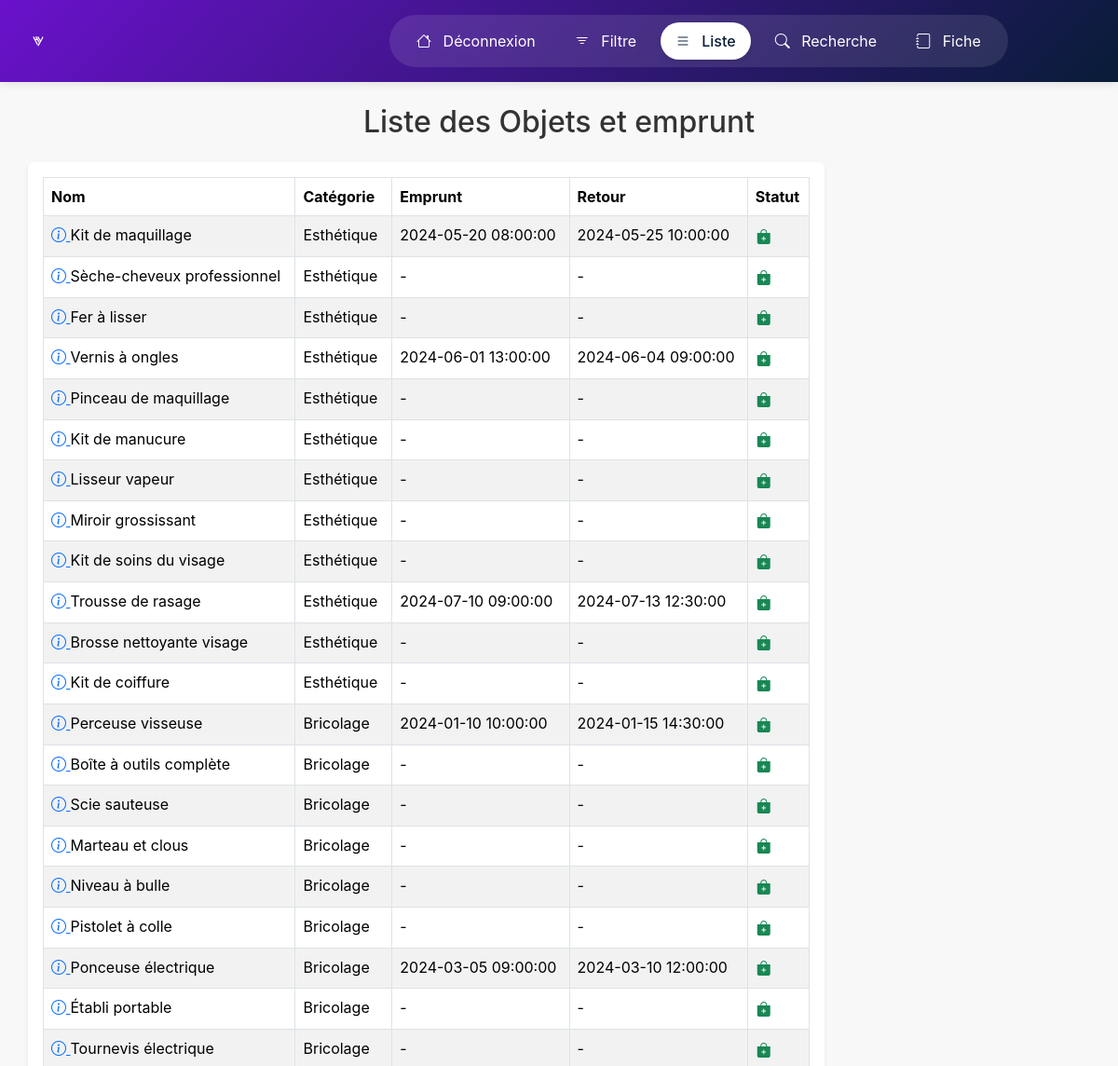
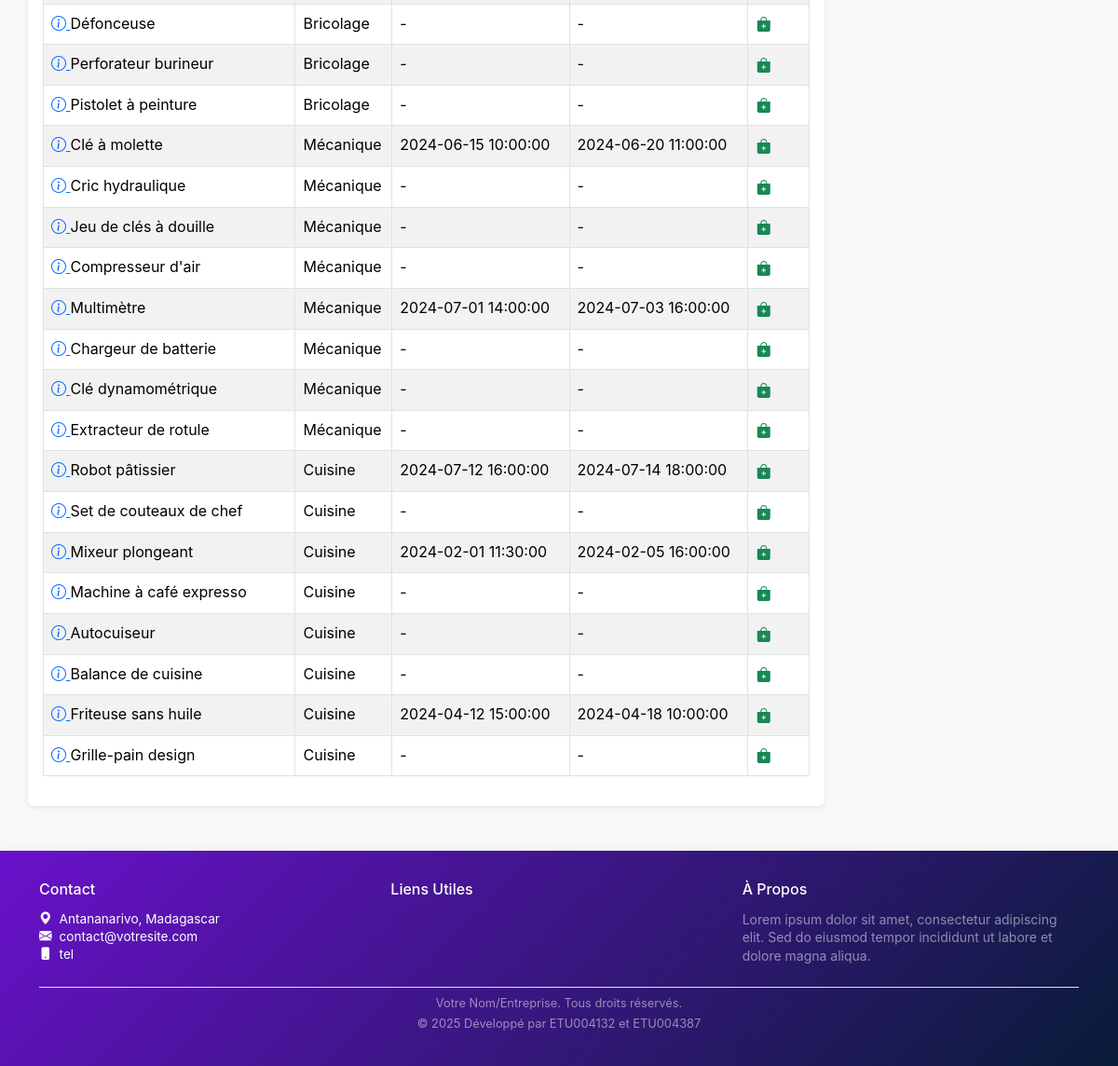
The app's page /pages/liste.php with its own data (2 pictures, top to bottom).
### tables this page shows
CREATE TABLE exam_objet (
    id_objet INT AUTO_INCREMENT PRIMARY KEY NOT NULL,
    nom_objet VARCHAR(250),
    id_categorie INT NOT NULL,
    id_membre INT NOT NULL,
    FOREIGN KEY (id_categorie) REFERENCES exam_categorie_objet (id_categorie) ON DELETE CASCADE,
    FOREIGN KEY (id_membre) REFERENCES exam_membre (id_membre) ON DELETE CASCADE
);

CREATE TABLE exam_categorie_objet (
    id_categorie INT AUTO_INCREMENT PRIMARY KEY NOT NULL,
    nom_categorie VARCHAR(250) NOT NULL  
);

CREATE TABLE exam_emprunt (
    id_emprunt INT AUTO_INCREMENT PRIMARY KEY NOT NULL,
    id_objet INT,
    id_membre INT,
    date_emprunt DATETIME,
    date_retour DATETIME,
    FOREIGN KEY (id_objet) REFERENCES exam_objet (id_objet) ON DELETE CASCADE,
    FOREIGN KEY (id_membre) REFERENCES exam_membre (id_membre) ON DELETE CASCADE
);

### inc/function.php (called while the page is built, shortened)
<?php
function get_liste_objet()
{
    $conn = dbconnect();
    $sql = "SELECT
                obj.id_objet,
                obj.nom_objet,
                cat.nom_categorie,
                emp.date_emprunt,
                emp.date_retour,
                mb.id_membre,
                mb.nom
            FROM
                exam_objet AS obj
            JOIN
                exam_categorie_objet AS cat ON obj.id_categorie = cat.id_categorie
            LEFT JOIN
                exam_emprunt AS emp ON obj.id_objet = emp.id_objet
            LEFT JOIN
                exam_membre AS mb ON obj.id_membre = mb.id_membre;";
    $result = mysqli_query($conn, $sql);
    $objet = array();
    while ($donne = mysqli_fetch_assoc($result)) {
        $objet[] = $donne;
    }
    return $objet;
}
?>

### pages/liste.php (the view, shortened to what this page needs)
<?php
require_once '../inc/header.php';
require_once '../inc/function.php';
$objets = get_liste_objet();
?>
<main class="container mt-4 mb-5">
    <h2 class="text-center mb-4">Liste des Objets et emprunt</h2>
    <div class="row">
        <article class="col-lg-9 col-md-8 p-3 bg-white rounded shadow-sm">
            <?php if (!empty($objets)) {
            ?>
                <div class="table-responsive">
                    <table class="table table-striped table-hover table-bordered">
                        <thead>
                            <tr>
                                <th>Nom</th>
                                <th>Catégorie</th>
                                <th>Emprunt</th>
                                <th>Retour</th>
                                <th>Statut</th>
                            </tr>
                        </thead>
                        <tbody>
                            <?php foreach ($objets as $donnees) { ?>
                                <tr>
                                    <td>
                                        <a href="../inc/trait_fiche.php?id_ob=<?php echo htmlspecialchars($donnees['id_objet']); ?>">
                                            <i class="bi bi-info-circle"></i>
                                        </a>
                                        <?php echo htmlspecialchars($donnees['nom_objet']); ?>
                                    </td>
                                    <td><?php echo htmlspecialchars($donnees['nom_categorie']); ?></td>
                                    <td><?php echo htmlspecialchars($donnees['date_emprunt'] ?? "-"); ?></td>
                                    <td><?php echo htmlspecialchars($donnees['date_retour'] ?? "-"); ?></td>
                                    <td>
                                        <?php if ($donnees['date_retour'] != NULL || $donnees['date_emprunt'] == NULL) { ?>
                                            <button class="btn btn-link p-0" data-bs-toggle="offcanvas" data-bs-target="#offcanvas-<?php echo htmlspecialchars($donnees['id_objet']); ?>">
                                                <i class="bi bi-bag-plus-fill text-success"></i>
                                            </button>
                                        <?php } else { ?>
                                            <span class="text-success">✔</span>
                                        <?php } ?>
                                    </td>
                                </tr>
                            <?php } ?>
                        </tbody>
                    </table>
                </div>
            <?php } else { ?>
                <p class="alert alert-info text-center">Aucun objet disponible pour le moment.</p>
            <?php } ?>
        </article>
        <aside class="col-lg-3 col-md-4">
        </aside>
    </div>
</main>
<?php
require_once '../inc/footer.php';
?>

### inc/header.php (shortened to what this page needs)
<!DOCTYPE html>
<html lang="fr">
<head>
    <link href="../assets/css/bootstrap/css/bootstrap.min.css" rel="stylesheet">
    <link rel="stylesheet" href="../assets/css/bootstrap-icons/bootstrap-icons.min.css">
    <link rel="stylesheet" href="../assets/css/style.css">
</head>
<body>
    <header class="py-3 container-fluid">
        <div class="row align-items-center">
            <div class="col-3">
                <a class="navbar-brand" href="../index.php">
                    <img src="../assets/image/logo/logo.svg" alt="Nom du Logo" class="header-logo"> </a>
            </div>
            <nav class="col-9">
                <ul class="nav nav-pills justify-content-end">
                    <li class="nav-item">
                        <a class="nav-link <?= (basename($_SERVER['PHP_SELF']) == 'index.php') ? 'active' : '' ?>"
                            href="../index.php">
                            <i class="bi bi-house me-2"></i> Déconnexion
                        </a>
                    </li>
                    <li class="nav-item">
                        <a class="nav-link <?= (basename($_SERVER['PHP_SELF']) == 'filtre.php') ? 'active' : '' ?>"
                            href="../pages/filtre.php">
                            <i class="bi bi-filter me-2"></i>
                            Filtre
                        </a>
                    </li>
                    <li class="nav-item">
                        <a class="nav-link <?= (basename($_SERVER['PHP_SELF']) == 'liste.php') ? 'active' : '' ?>"
                            href="../pages/liste.php">
                            <i class="bi bi-list me-2"></i> Liste
                        </a>
                    </li>
                                   <li class="nav-item">
                        <a class="nav-link <?= (basename($_SERVER['PHP_SELF']) == 'recherche.php') ? 'active' : '' ?>"
                            href="../pages/recherche.php">
                            <i class="bi bi-search me-2"></i> Recherche
                        </a>
                    </li>
                    <li class="nav-item">
                        <a class="nav-link <?= (basename($_SERVER['PHP_SELF']) == 'fiche_membre.php') ? 'active' : '' ?>"
                            href="../pages/fiche_membre.php">
                            <i class="bi bi-journal me-2"></i> Fiche
                        </a>
                    </li>
                </ul>
            </nav>
        </div>
    </header>
</body>
</html>

### inc/footer.php
<footer class="bg-dark text-white py-3 mt-auto"> <div class="container">
        <div class="row row-cols-1 row-cols-md-3 g-3"> <div class="col mb-2"> <h5 class="fs-6">Contact</h5> <ul class="list-unstyled small"> <li><i class="bi bi-geo-alt-fill me-2"></i>Antananarivo, Madagascar</li>
                    <li><i class="bi bi-envelope-fill me-2"></i>contact@votresite.com</li>
                    <li><i class="bi bi-phone-fill me-2"></i>tel</li>
                </ul>
            </div>
            <div class="col mb-2"> <h5 class="fs-6">Liens Utiles</h5>
                </div>
            <div class="col mb-2"> <h5 class="fs-6">À Propos</h5>
                <p class="text-white-50 small"> Lorem ipsum dolor sit amet, consectetur adipiscing elit. Sed do eiusmod tempor incididunt ut labore et dolore magna aliqua.
                </p>
            </div>
        </div>
        <div class="border-top pt-2 mt-2 text-center text-white-50 small"> <p>Votre Nom/Entreprise. Tous droits réservés.</p>
            <p>&copy; <?php echo date('Y'); ?> Développé par ETU004132 et ETU004387</p>
        </div>
    </div>
</footer>

### assets/css/style.css (style rules this page uses)
body { font-family: 'Inter', sans-serif; margin: 0; padding: 0; box-sizing: border-box; background-color: #f8f8f8; color: #333; }
header { background: linear-gradient(135deg, #6a11cb 0%, #081c37 100%); color: white; padding: 1rem 0; box-shadow: 0 2px 10px rgba(0,0,0,0.1); position: sticky; top: 0; z-index: 1000; }
footer { background: linear-gradient(135deg, #6a11cb 0%, #081c37 100%); color: white; box-shadow: 0 2px 10px rgba(0,0,0,0.1); position: relative; bottom: 0; width: 100%; }
footer .container { padding-top: 1rem; padding-bottom: 1rem; }
footer h5 { margin-bottom: 0.75rem; font-weight: 500; }
footer ul, footer p { margin-bottom: 0.5rem; line-height: 1.4; }
footer ul.list-unstyled li { font-size: 0.85rem; }
footer .text-white-50 p { font-size: 0.8rem; margin-bottom: 0.25rem; }
.nav-pills { background-color: rgba(255,255,255,0.1); border-radius: 50px; padding: 0.5rem; margin: 0 auto; max-width: fit-content; }
.nav-link { color: white !important; margin: 0 5px; border-radius: 50px !important; transition: all 0.3s ease; }
.nav-link.active { background-color: white !important; color: #081c37 !important; font-weight: 500; box-shadow: 0 2px 5px rgba(0,0,0,0.1); }
img { max-width: 100%; height: auto; }
.header-logo { width: 20%; height: 20%; max-width: none; height: auto; }

### records on screen
exam_objet: nom_objet "Kit de maquillage", id_categorie.nom_categorie "Esthétique", exam_emprunt.date_emprunt "2024-05-20 08:00:00", exam_emprunt.date_retour "2024-05-25 10:00:00"
exam_objet: nom_objet "Sèche-cheveux professionnel", id_categorie.nom_categorie "Esthétique", date_emprunt "-", date_retour "-"
exam_objet: nom_objet "Fer à lisser", id_categorie.nom_categorie "Esthétique", date_emprunt "-", date_retour "-"
exam_objet: nom_objet "Vernis à ongles", id_categorie.nom_categorie "Esthétique", exam_emprunt.date_emprunt "2024-06-01 13:00:00", exam_emprunt.date_retour "2024-06-04 09:00:00"
exam_objet: nom_objet "Pinceau de maquillage", id_categorie.nom_categorie "Esthétique", date_emprunt "-", date_retour "-"
exam_objet: nom_objet "Kit de manucure", id_categorie.nom_categorie "Esthétique", date_emprunt "-", date_retour "-"
exam_objet: nom_objet "Lisseur vapeur", id_categorie.nom_categorie "Esthétique", date_emprunt "-", date_retour "-"
exam_objet: nom_objet "Miroir grossissant", id_categorie.nom_categorie "Esthétique", date_emprunt "-", date_retour "-"
exam_objet: nom_objet "Kit de soins du visage", id_categorie.nom_categorie "Esthétique", date_emprunt "-", date_retour "-"
exam_objet: nom_objet "Trousse de rasage", id_categorie.nom_categorie "Esthétique", exam_emprunt.date_emprunt "2024-07-10 09:00:00", exam_emprunt.date_retour "2024-07-13 12:30:00"
exam_objet: nom_objet "Brosse nettoyante visage", id_categorie.nom_categorie "Esthétique", date_emprunt "-", date_retour "-"
exam_objet: nom_objet "Kit de coiffure", id_categorie.nom_categorie "Esthétique", date_emprunt "-", date_retour "-"
exam_objet: nom_objet "Perceuse visseuse", id_categorie.nom_categorie "Bricolage", exam_emprunt.date_emprunt "2024-01-10 10:00:00", exam_emprunt.date_retour "2024-01-15 14:30:00"
exam_objet: nom_objet "Boîte à outils complète", id_categorie.nom_categorie "Bricolage", date_emprunt "-", date_retour "-"
exam_objet: nom_objet "Scie sauteuse", id_categorie.nom_categorie "Bricolage", date_emprunt "-", date_retour "-"
exam_objet: nom_objet "Marteau et clous", id_categorie.nom_categorie "Bricolage", date_emprunt "-", date_retour "-"
exam_objet: nom_objet "Niveau à bulle", id_categorie.nom_categorie "Bricolage", date_emprunt "-", date_retour "-"
exam_objet: nom_objet "Pistolet à colle", id_categorie.nom_categorie "Bricolage", date_emprunt "-", date_retour "-"
exam_objet: nom_objet "Ponceuse électrique", id_categorie.nom_categorie "Bricolage", exam_emprunt.date_emprunt "2024-03-05 09:00:00", exam_emprunt.date_retour "2024-03-10 12:00:00"
exam_objet: nom_objet "Établi portable", id_categorie.nom_categorie "Bricolage", date_emprunt "-", date_retour "-"
exam_objet: nom_objet "Tournevis électrique", id_categorie.nom_categorie "Bricolage", date_emprunt "-", date_retour "-"
exam_objet: nom_objet "Défonceuse", id_categorie.nom_categorie "Bricolage", date_emprunt "-", date_retour "-"
exam_objet: nom_objet "Perforateur burineur", id_categorie.nom_categorie "Bricolage", date_emprunt "-", date_retour "-"
exam_objet: nom_objet "Pistolet à peinture", id_categorie.nom_categorie "Bricolage", date_emprunt "-", date_retour "-"
exam_objet: nom_objet "Clé à molette", id_categorie.nom_categorie "Mécanique", exam_emprunt.date_emprunt "2024-06-15 10:00:00", exam_emprunt.date_retour "2024-06-20 11:00:00"
exam_objet: nom_objet "Cric hydraulique", id_categorie.nom_categorie "Mécanique", date_emprunt "-", date_retour "-"
exam_objet: nom_objet "Jeu de clés à douille", id_categorie.nom_categorie "Mécanique", date_emprunt "-", date_retour "-"
exam_objet: nom_objet "Compresseur d'air", id_categorie.nom_categorie "Mécanique", date_emprunt "-", date_retour "-"
exam_objet: nom_objet "Multimètre", id_categorie.nom_categorie "Mécanique", exam_emprunt.date_emprunt "2024-07-01 14:00:00", exam_emprunt.date_retour "2024-07-03 16:00:00"
exam_objet: nom_objet "Chargeur de batterie", id_categorie.nom_categorie "Mécanique", date_emprunt "-", date_retour "-"
exam_objet: nom_objet "Clé dynamométrique", id_categorie.nom_categorie "Mécanique", date_emprunt "-", date_retour "-"
exam_objet: nom_objet "Extracteur de rotule", id_categorie.nom_categorie "Mécanique", date_emprunt "-", date_retour "-"
exam_objet: nom_objet "Robot pâtissier", id_categorie.nom_categorie "Cuisine", exam_emprunt.date_emprunt "2024-07-12 16:00:00", exam_emprunt.date_retour "2024-07-14 18:00:00"
exam_objet: nom_objet "Set de couteaux de chef", id_categorie.nom_categorie "Cuisine", date_emprunt "-", date_retour "-"
exam_objet: nom_objet "Mixeur plongeant", id_categorie.nom_categorie "Cuisine", exam_emprunt.date_emprunt "2024-02-01 11:30:00", exam_emprunt.date_retour "2024-02-05 16:00:00"
exam_objet: nom_objet "Machine à café expresso", id_categorie.nom_categorie "Cuisine", date_emprunt "-", date_retour "-"
exam_objet: nom_objet "Autocuiseur", id_categorie.nom_categorie "Cuisine", date_emprunt "-", date_retour "-"
exam_objet: nom_objet "Balance de cuisine", id_categorie.nom_categorie "Cuisine", date_emprunt "-", date_retour "-"
exam_objet: nom_objet "Friteuse sans huile", id_categorie.nom_categorie "Cuisine", exam_emprunt.date_emprunt "2024-04-12 15:00:00", exam_emprunt.date_retour "2024-04-18 10:00:00"
exam_objet: nom_objet "Grille-pain design", id_categorie.nom_categorie "Cuisine", date_emprunt "-", date_retour "-"
